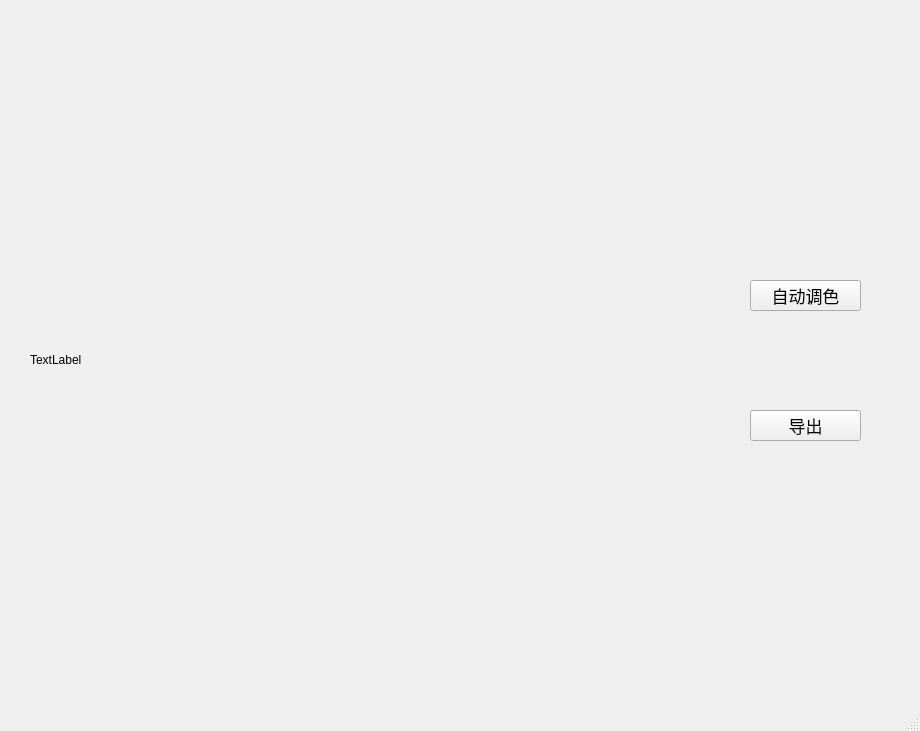
<?xml version="1.0" encoding="UTF-8"?>
<ui version="4.0">
 <class>MainWindow</class>
 <widget class="QMainWindow" name="MainWindow">
  <property name="geometry">
   <rect>
    <x>0</x>
    <y>0</y>
    <width>920</width>
    <height>731</height>
   </rect>
  </property>
  <property name="windowTitle">
   <string>图像预览窗口</string>
  </property>
  <widget class="QWidget" name="centralwidget">
   <widget class="QLabel" name="curve">
    <property name="geometry">
     <rect>
      <x>30</x>
      <y>40</y>
      <width>640</width>
      <height>640</height>
     </rect>
    </property>
    <property name="text">
     <string>TextLabel</string>
    </property>
   </widget>
   <widget class="QPushButton" name="button_merge">
    <property name="geometry">
     <rect>
      <x>750</x>
      <y>280</y>
      <width>111</width>
      <height>31</height>
     </rect>
    </property>
    <property name="font">
     <font>
      <family>Arial</family>
      <pointsize>13</pointsize>
     </font>
    </property>
    <property name="text">
     <string>自动调色</string>
    </property>
   </widget>
   <widget class="QPushButton" name="button_export">
    <property name="geometry">
     <rect>
      <x>750</x>
      <y>410</y>
      <width>111</width>
      <height>31</height>
     </rect>
    </property>
    <property name="font">
     <font>
      <family>Arial</family>
      <pointsize>13</pointsize>
     </font>
    </property>
    <property name="text">
     <string>导出</string>
    </property>
   </widget>
  </widget>
  <widget class="QStatusBar" name="statusbar"/>
 </widget>
 <resources/>
 <connections/>
</ui>
